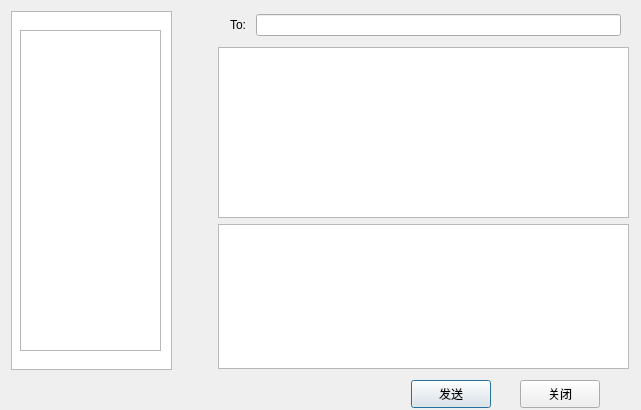
<?xml version="1.0" encoding="UTF-8"?>
<ui version="4.0">
 <class>ChatWindow</class>
 <widget class="QDialog" name="ChatWindow">
  <property name="geometry">
   <rect>
    <x>0</x>
    <y>0</y>
    <width>641</width>
    <height>410</height>
   </rect>
  </property>
  <property name="windowTitle">
   <string>对话</string>
  </property>
  <property name="windowIcon">
   <iconset resource="icon.qrc">
    <normaloff>:/img/images/Phone.ico</normaloff>:/img/images/Phone.ico</iconset>
  </property>
  <widget class="QPushButton" name="sendBtn">
   <property name="geometry">
    <rect>
     <x>411</x>
     <y>380</y>
     <width>80</width>
     <height>28</height>
    </rect>
   </property>
   <property name="maximumSize">
    <size>
     <width>83</width>
     <height>16777215</height>
    </size>
   </property>
   <property name="text">
    <string>发送</string>
   </property>
  </widget>
  <widget class="QPushButton" name="closeBtn">
   <property name="geometry">
    <rect>
     <x>520</x>
     <y>380</y>
     <width>80</width>
     <height>28</height>
    </rect>
   </property>
   <property name="text">
    <string>关闭</string>
   </property>
  </widget>
  <widget class="QListView" name="sessionListView">
   <property name="geometry">
    <rect>
     <x>11</x>
     <y>11</y>
     <width>161</width>
     <height>359</height>
    </rect>
   </property>
   <property name="sizePolicy">
    <sizepolicy hsizetype="Minimum" vsizetype="Preferred">
     <horstretch>1</horstretch>
     <verstretch>1</verstretch>
    </sizepolicy>
   </property>
   <property name="minimumSize">
    <size>
     <width>100</width>
     <height>0</height>
    </size>
   </property>
   <property name="maximumSize">
    <size>
     <width>200</width>
     <height>800</height>
    </size>
   </property>
   <property name="sizeIncrement">
    <size>
     <width>10</width>
     <height>10</height>
    </size>
   </property>
   <property name="baseSize">
    <size>
     <width>100</width>
     <height>0</height>
    </size>
   </property>
  </widget>
  <widget class="QTextEdit" name="recvTextEdit">
   <property name="geometry">
    <rect>
     <x>218</x>
     <y>47</y>
     <width>411</width>
     <height>171</height>
    </rect>
   </property>
   <property name="sizePolicy">
    <sizepolicy hsizetype="Expanding" vsizetype="Expanding">
     <horstretch>0</horstretch>
     <verstretch>1</verstretch>
    </sizepolicy>
   </property>
   <property name="minimumSize">
    <size>
     <width>0</width>
     <height>0</height>
    </size>
   </property>
  </widget>
  <widget class="QTextEdit" name="sendTextEdit">
   <property name="geometry">
    <rect>
     <x>218</x>
     <y>224</y>
     <width>411</width>
     <height>145</height>
    </rect>
   </property>
   <property name="sizePolicy">
    <sizepolicy hsizetype="Expanding" vsizetype="Maximum">
     <horstretch>1</horstretch>
     <verstretch>1</verstretch>
    </sizepolicy>
   </property>
   <property name="maximumSize">
    <size>
     <width>800</width>
     <height>200</height>
    </size>
   </property>
  </widget>
  <widget class="QWidget" name="layoutWidget">
   <property name="geometry">
    <rect>
     <x>230</x>
     <y>10</y>
     <width>391</width>
     <height>30</height>
    </rect>
   </property>
   <layout class="QHBoxLayout" name="horizontalLayout">
    <item>
     <widget class="QLabel" name="labelTo">
      <property name="text">
       <string>To: </string>
      </property>
     </widget>
    </item>
    <item>
     <widget class="QLineEdit" name="urilineEdit"/>
    </item>
   </layout>
  </widget>
  <widget class="QListWidget" name="sessionlistWidget">
   <property name="geometry">
    <rect>
     <x>20</x>
     <y>30</y>
     <width>141</width>
     <height>321</height>
    </rect>
   </property>
  </widget>
 </widget>
 <resources>
  <include location="icon.qrc"/>
 </resources>
 <connections/>
</ui>
